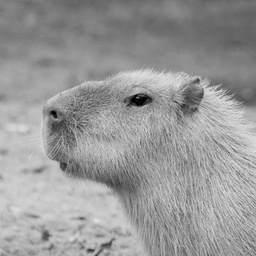
#> input picture assets/image_bw.jpg, 256 x 256 px, shrunk from 512 x 512 before the run
$ python main.py
#> lines starting #> are read from the running program, lines starting #| are printed output that depends on the picture
import numpy as np
import cv2
import time
from PIL import Image
import math

def load_image(file_path):
#> called with file_path = '../assets/image_bw.jpg'
    return Image.open(file_path).convert('L')
#> returned value is the input picture: PIL image 256x256 L; min 0, max 229, mean 152.5

def save_image(image, file_path):
    image.save(file_path)

def sobel_filter(image, kernel_size):
    width, height = image.size

    if kernel_size == 3:
        kernel_x = np.array([[-1, 0, 1],
                             [-2, 0, 2],
                             [-1, 0, 1]])
        kernel_y = np.array([[-1, -2, -1],
                             [0, 0, 0],
                             [1, 2, 1]])
    elif kernel_size == 5:
        kernel_x = np.array([[-2, -1, 0, 1, 2],
                             [-3, -2, 0, 2, 3],
                             [-4, -3, 0, 3, 4],
                             [-3, -2, 0, 2, 3],
                             [-2, -1, 0, 1, 2]])
        kernel_y = np.array([[-2, -3, -4, -3, -2],
                             [-1, -2, -3, -2, -1],
                             [0, 0, 0, 0, 0],
                             [1, 2, 3, 2, 1],
                             [2, 3, 4, 3, 2]])
    elif kernel_size == 7:
        kernel_x = np.array([[-3, -2, -1, 0, 1, 2, 3],
                             [-4, -3, -2, 0, 2, 3, 4],
                             [-5, -4, -3, 0, 3, 4, 5],
                             [-6, -5, -4, 0, 4, 5, 6],
                             [-5, -4, -3, 0, 3, 4, 5],
                             [-4, -3, -2, 0, 2, 3, 4],
                             [-3, -2, -1, 0, 1, 2, 3]])
        kernel_y = np.array([[-3, -4, -5, -6, -5, -4, -3],
                             [-2, -3, -4, -5, -4, -3, -2],
                             [-1, -2, -3, -4, -3, -2, -1],
                             [0, 0, 0, 0, 0, 0, 0],
                             [1, 2, 3, 4, 3, 2, 1],
                             [2, 3, 4, 5, 4, 3, 2],
                             [3, 4, 5, 6, 5, 4, 3]])

    new_image = Image.new("L", (width, height))

    for y in range(((kernel_size-1)//2), height - ((kernel_size-1)//2)):
        for x in range(((kernel_size-1)//2), width - ((kernel_size-1)//2)):
            pixel_x = sum(image.getpixel((x + i, y + j)) * kernel_x[i][j] for i in range(-1 * ((kernel_size-1)//2), ((kernel_size-1)//2 +1)) for j in range(-1 * ((kernel_size-1)//2), ((kernel_size-1)//2 +1)))
            pixel_y = sum(image.getpixel((x + i, y + j)) * kernel_y[i][j] for i in range(-1 * ((kernel_size-1)//2), ((kernel_size-1)//2 +1)) for j in range(-1 * ((kernel_size-1)//2), ((kernel_size-1)//2 +1)))
            gradient_magnitude = int(math.sqrt(pixel_x**2 + pixel_y**2))
            new_image.putpixel((x, y), gradient_magnitude)

    return new_image

def main():
    input_image = load_image("../assets/image_bw.jpg")

    kernel_sizes = [3, 5, 7]
    for kernel_size in kernel_sizes:
        start_time = time.time()
        sobel_result = sobel_filter(input_image, kernel_size)
        end_time = time.time()
        print(f"Kernel size {kernel_size}x{kernel_size}: {end_time - start_time:.5f} seconds")

        save_image(sobel_result, f"./task_1_result/sobel_{kernel_size}x{kernel_size}.jpg")
#> this loop made 3 passes
#> pass 1, in main, `sobel_result = sobel_filter(input_image, kernel_size)`:
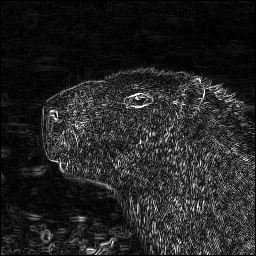
#> sobel_result: PIL image 256x256 L; min 0, max 255, mean 34.7
#> pass 2, in main, `sobel_result = sobel_filter(input_image, kernel_size)`:
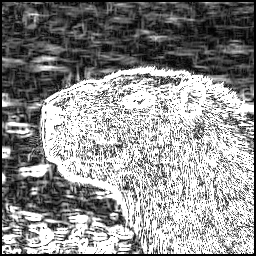
#> sobel_result: PIL image 256x256 L; min 0, max 255, mean 141.4
#> pass 3, in main, `sobel_result = sobel_filter(input_image, kernel_size)`:
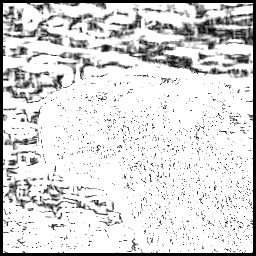
#> sobel_result: PIL image 256x256 L; min 0, max 255, mean 215.2

if __name__ == "__main__":
    main()

$ run again, with assets/1000_F_532804846_aW0Agk6JM4KOiz4cZFTw7ALx7z8bsOUQ.jpg copied over assets/image_bw.jpg
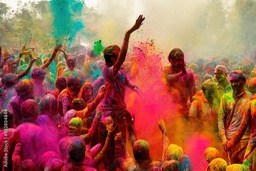
#> input picture assets/1000_F_532804846_aW0Agk6JM4KOiz4cZFTw7ALx7z8bsOUQ.jpg, 256 x 171 px, shrunk from 1000 x 667 before the run
#> in load_image, `return Image.open(file_path).convert('L')`:
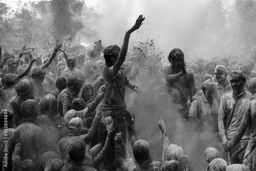
#> returned value: PIL image 256x171 L; min 0, max 254, mean 115.5
#> the loop in main, `for kernel_size in kernel_sizes:` made 3 passes
#> pass 3, in main, `sobel_result = sobel_filter(input_image, kernel_size)`:
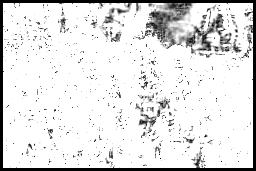
#> sobel_result: PIL image 256x171 L; min 0, max 255, mean 225.3

$ run again, with assets/HD-wallpaper-great-colorful-nature-landscape-forest-mountains-colors-clouds-lake.jpg copied over assets/image_bw.jpg
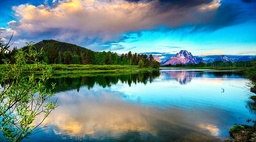
#> input picture assets/HD-wallpaper-great-colorful-nature-landscape-forest-mountains-colors-clouds-lake.jpg, 256 x 142 px, shrunk from 800 x 445 before the run
#> in load_image, `return Image.open(file_path).convert('L')`:
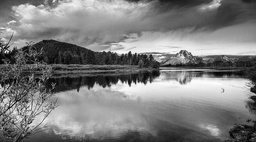
#> returned value: PIL image 256x142 L; min 0, max 252, mean 125.6
#> the loop in main, `for kernel_size in kernel_sizes:` made 3 passes
#> pass 3, in main, `sobel_result = sobel_filter(input_image, kernel_size)`:
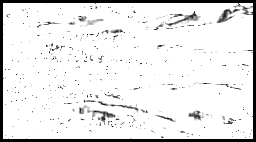
#> sobel_result: PIL image 256x142 L; min 0, max 255, mean 231.8
